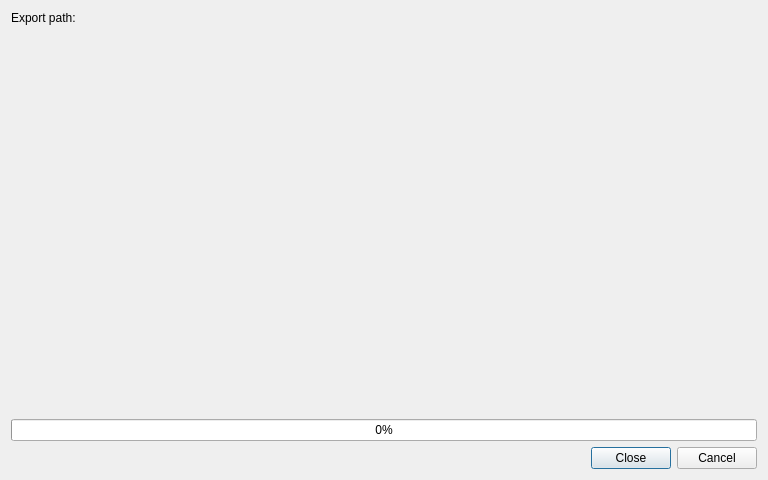
<?xml version="1.0" encoding="UTF-8"?>
<ui version="4.0">
 <class>AssetExportDialog</class>
 <widget class="QDialog" name="AssetExportDialog">
  <property name="geometry">
   <rect>
    <x>0</x>
    <y>0</y>
    <width>768</width>
    <height>480</height>
   </rect>
  </property>
  <property name="windowTitle">
   <string>Export QML</string>
  </property>
  <layout class="QGridLayout" name="gridLayout">
   <item row="0" column="1">
    <widget class="Utils::PathChooser" name="exportPath" native="true"/>
   </item>
   <item row="0" column="0">
    <widget class="QLabel" name="label">
     <property name="sizePolicy">
      <sizepolicy hsizetype="Maximum" vsizetype="Preferred">
       <horstretch>0</horstretch>
       <verstretch>0</verstretch>
      </sizepolicy>
     </property>
     <property name="text">
      <string>Export path:</string>
     </property>
    </widget>
   </item>
   <item row="1" column="0" colspan="2">
    <widget class="QStackedWidget" name="stackedWidget"/>
   </item>
   <item row="2" column="0" colspan="2">
    <widget class="QProgressBar" name="exportProgress">
     <property name="maximum">
      <number>1000</number>
     </property>
     <property name="value">
      <number>0</number>
     </property>
    </widget>
   </item>
   <item row="3" column="0" colspan="2">
    <widget class="QDialogButtonBox" name="buttonBox">
     <property name="standardButtons">
      <set>QDialogButtonBox::Cancel|QDialogButtonBox::Close</set>
     </property>
    </widget>
   </item>
  </layout>
 </widget>
 <customwidgets>
  <customwidget>
   <class>Utils::PathChooser</class>
   <extends>QWidget</extends>
   <header location="global">utils/pathchooser.h</header>
   <container>1</container>
  </customwidget>
 </customwidgets>
 <resources/>
 <connections/>
</ui>
